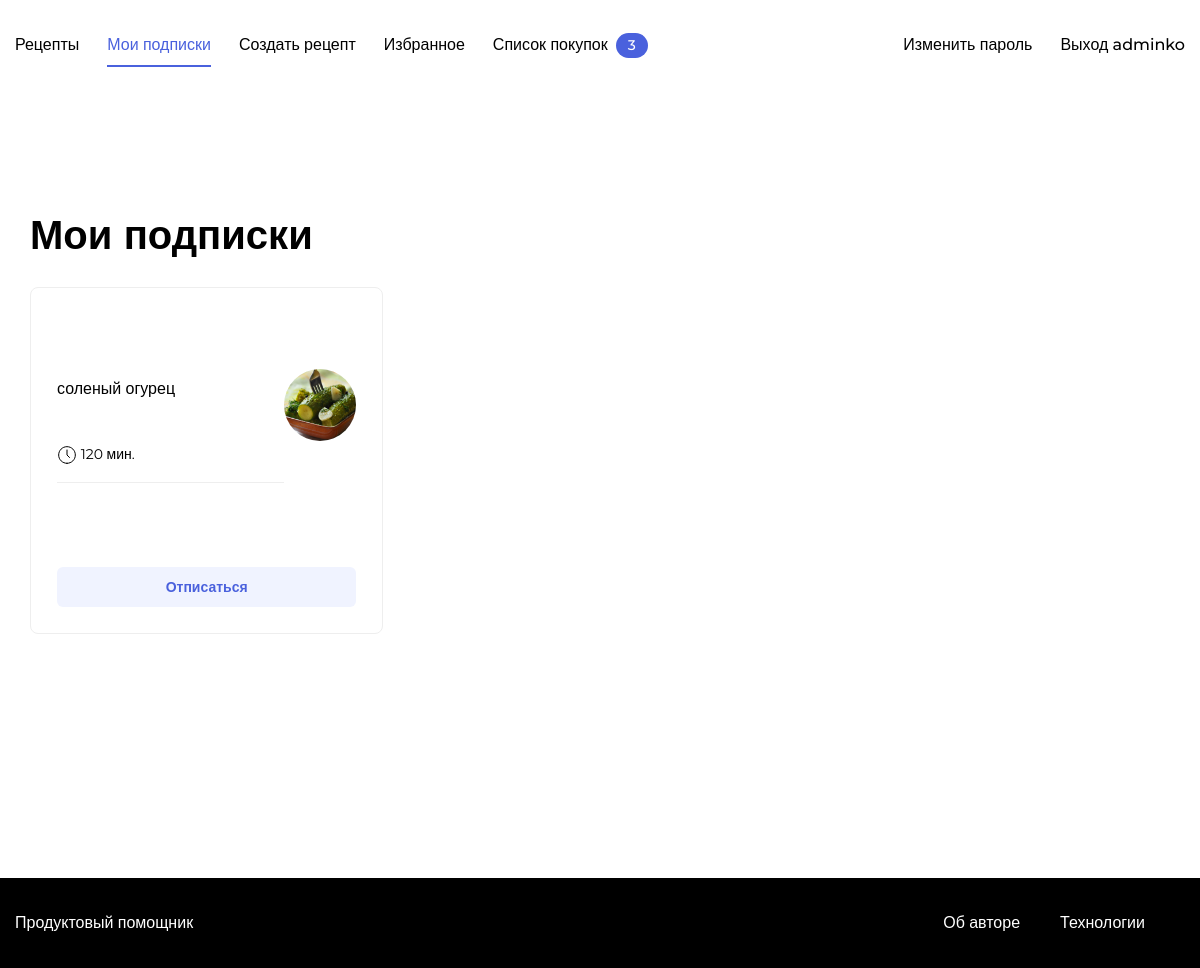
Before: /following/ (signed in) with the older database file.
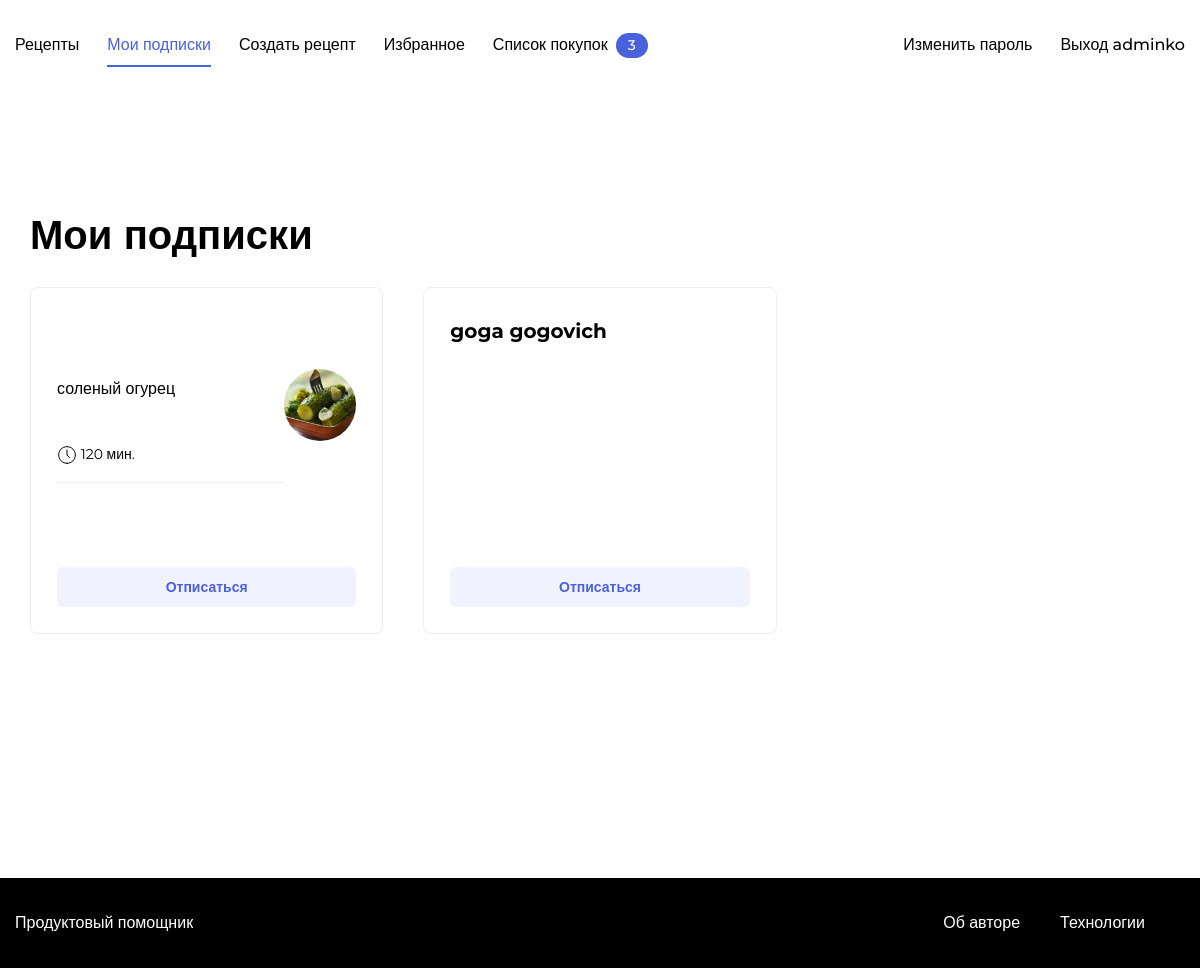
After: the same page with the newer database file.
### prod_h/models.py (models this page shows, shortened)
class Recipe(models.Model):
    author = models.ForeignKey(
        User,
        on_delete=models.CASCADE,
        related_name='recipes',
        verbose_name='автор рецепта',
    )
    name = models.CharField(
        max_length=100,
        verbose_name='Название рецепта',
        help_text='Максимальная длинна 100 символов',)
    image = models.ImageField(upload_to='prod_h/', blank=True, null=True)
    text = models.TextField(
        blank=True,
        verbose_name='Описание',
        help_text='Описание рецепта',)
    ingredients = models.ManyToManyField(
        ListOfIngridients,
        through='Amount',
        through_fields=('recipe', 'ingredient'),
        verbose_name='Игредиенты',
        help_text='Игредиенты',)
    tags = models.ManyToManyField(Teg, )
    time = models.IntegerField(verbose_name='Вермя приготовления')
    pub_date = models.DateTimeField("date published", auto_now_add=True)
    slug = models.SlugField(
        max_length=500,
        unique=True,
        blank=True,
    )
    class Meta:
        ordering = ["-pub_date"]

class Follow(models.Model):
    user = models.ForeignKey(
        User,
        on_delete=models.CASCADE,
        related_name='follower'
    )
    author = models.ForeignKey(
        User,
        on_delete=models.CASCADE,
        related_name='following',
    )
    class Meta:
        constraints = [
            models.UniqueConstraint(fields=['user', 'author'],
                                    name='unique_subscription')
            ]
        verbose_name_plural = "Подписка"

### prod_h/views.py (the view)
# urls.py: path('following/', views.follow_index, name='follow'),
@login_required
def follow_index(request):
    author_list = request.user.follower.all()
    paginator = Paginator(author_list, 6)
    page_number = request.GET.get('page')
    page = paginator.get_page(page_number)
    context = {
        'page': page,
        "paginator": paginator
    }
    return render(request, 'myFollow.html', context)

### users/templatetags/user_filters.py (called while the page is built)
@register.filter
def purchases_count(user):
    if user.purchases.all().count() == 0:
        return ''
    return user.purchases.all().count()

### templates/myFollow.html (shortened to what this page needs)
{% extends "base.html" %}
{% load static %}
{% load thumbnail %}
{% block static_css %}<link rel="stylesheet" href="{% static '/pages/myFollow.css' %}">{% endblock %}
{% load user_filters %}
{% block content %}
<body class="body">
<main class="main container">
    <div class="main__header">
        <h1 class="main__title">Мои подписки</h1>
    </div>
    <div class="card-list">
{% for follow in page %}
        <div class="card-user" data-author="{{ follow.author.id }}">
        <div class="card-user__header">
            <h2 class="card-user__title">{{ follow.author.get_full_name }}</h2>
        </div>
        <div class="card-user__body">
            <ul class="card-user__items">
                {% for recipe in follow.author.recipes.all|slice:"3" %}
                <li class="card-user__item">
                    <div class="recipe">
                        {% thumbnail recipe.image "480x480" as im %}
                            <a href="{% url 'recipe_detail' recipe.id %}"><img src="{{ im.url }}" alt="Картинка" class="recipe__image"></a>
                        {% endthumbnail %}
                        <h3 class="recipe__title">{{ recipe.name }}</h3>
                        <p class="recipe__text"><span class="icon-time"></span> {{ recipe.time }} мин.</p>
                    </div>
                </li>
                {% endfor %}
                <li class="card-user__item">
                </li>
            </ul>
        </div>
        <div class="card-user__footer">
          <a href="{% url 'profile_unfollow' follow.author %}">
            <button class="button button_style_light-blue button_size_auto" name="subscribe">Отписаться</button>
          </a>
        </div>
    </div>
        {% endfor %}
    </div>
{%endblock%}

Changed rows visible on the page:
added Follow: author.get_full_name "goga gogovich"
